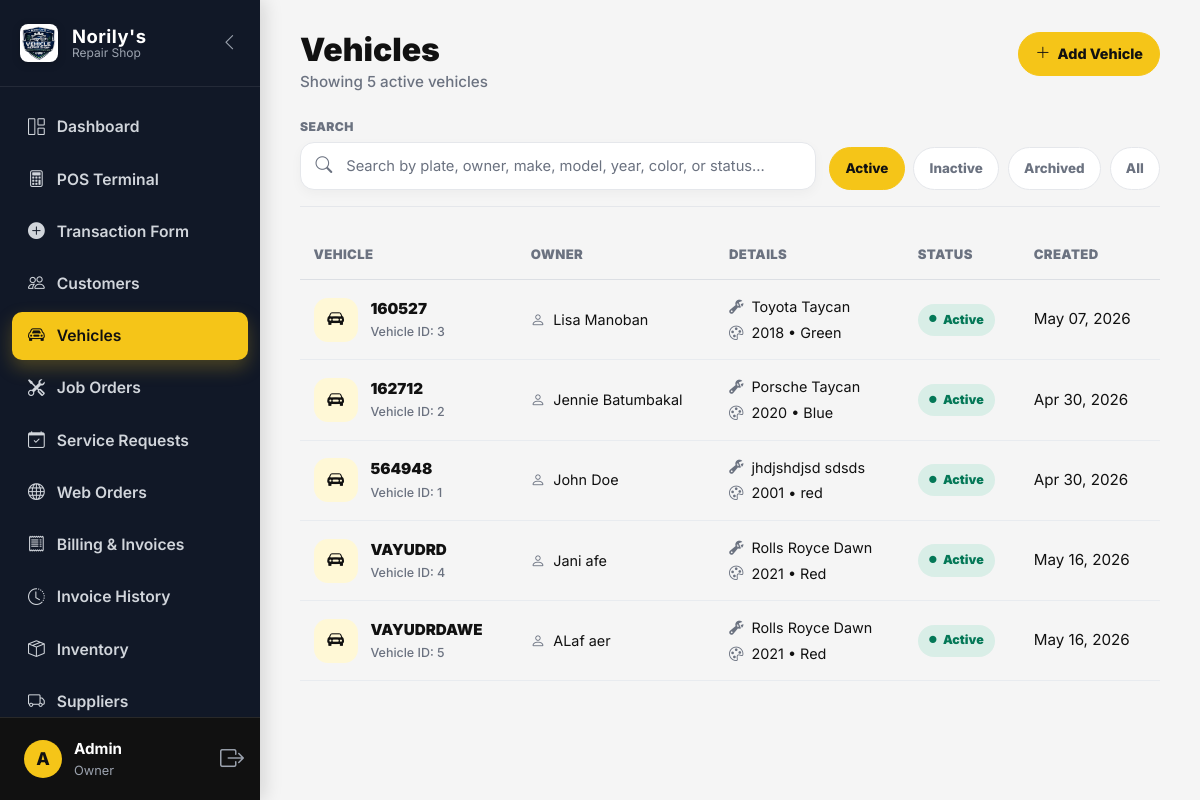
Screenshot of /views/vehicles.php (signed in) with the database file from the repository.
### tables this page shows
CREATE TABLE `vehicle` (
  `vehicle_id` int(11) NOT NULL,
  `customer_id` int(11) NOT NULL,
  `plate_number` varchar(20) NOT NULL,
  `vin` varchar(50) DEFAULT NULL,
  `make` varchar(50) NOT NULL,
  `model` varchar(50) NOT NULL,
  `year` year(4) NOT NULL,
  `color` varchar(30) NOT NULL,
  `notes` text DEFAULT NULL,
  `status` enum('Active','Inactive','Archived') NOT NULL DEFAULT 'Active',
  `deactivated_at` datetime DEFAULT NULL,
  `archived_at` datetime DEFAULT NULL,
  `created_at` datetime NOT NULL DEFAULT current_timestamp()
);

CREATE TABLE `customer` (
  `customer_id` int(11) NOT NULL,
  `first_name` varchar(20) NOT NULL,
  `middle_name` varchar(20) DEFAULT NULL,
  `last_name` varchar(20) NOT NULL,
  `email` varchar(255) DEFAULT NULL,
  `contact_number` varchar(20) NOT NULL,
  `address` text DEFAULT NULL,
  `credit_balance` decimal(10,2) NOT NULL DEFAULT 0.00,
  `credit_due_date` date DEFAULT NULL,
  `created_at` datetime NOT NULL DEFAULT current_timestamp(),
  `user_id` int(11) DEFAULT NULL,
  `status` enum('Active','Inactive','Archived') NOT NULL DEFAULT 'Active',
  `deactivated_at` datetime DEFAULT NULL,
  `archived_at` datetime DEFAULT NULL
);

### views/vehicles.php (the view, shortened to what this page needs)
<?php
$db = (new Database())->getConnection();
function getVehicleStatusBadgeClass($status) {
    switch ($status) {
        case 'Active':
            return 'status-badge status-active';
    }
}
$statusFilter = $_GET['status'] ?? 'Active';
if ($statusFilter === 'All') {
    $stmt = $db->prepare("
        SELECT
            v.*,
            c.first_name,
            c.last_name
        FROM vehicle v
        INNER JOIN customer c ON v.customer_id = c.customer_id
        ORDER BY
            FIELD(v.status, 'Active', 'Inactive', 'Archived'),
            v.plate_number ASC
    ");
    $stmt->execute();
} else {
    $stmt = $db->prepare("
        SELECT
            v.*,
            c.first_name,
            c.last_name
        FROM vehicle v
        INNER JOIN customer c ON v.customer_id = c.customer_id
        WHERE v.status = ?
        ORDER BY v.plate_number ASC
    ");
    $stmt->execute([$statusFilter]);
}
$vehicles = $stmt->fetchAll(PDO::FETCH_ASSOC);
$displayCount = count($vehicles);
?>
<!DOCTYPE html>
<html lang="en">
<head>
<link href="https://cdn.jsdelivr.net/npm/bootstrap@5.3.0/dist/css/bootstrap.min.css" rel="stylesheet">
<link rel="stylesheet" href="https://cdn.jsdelivr.net/npm/bootstrap-icons@1.11.1/font/bootstrap-icons.css">
<link rel="stylesheet" href="../assets/css/style.css">
</head>
<body>
<div class="app-wrapper">
<?php include '../includes/sidebar.php'; ?>
<main class="main-content">
    <div class="vehicles-page">
        <div class="vehicles-header">
            <div>
                <h2>Vehicles</h2>
                <p class="vehicles-count-text">
                    Showing <?php echo $displayCount; ?>
                    <?php echo strtolower($statusFilter); ?>
                    vehicle<?php echo $displayCount !== 1 ? 's' : ''; ?>
                </p>
            </div>
            <button
                class="btn vehicle-add-btn"
                data-bs-toggle="modal"
                data-bs-target="#addVehicleModal"
            >
                <i class="bi bi-plus-lg"></i>
                Add Vehicle
            </button>
        </div>
        <div class="vehicle-filter-area">
            <div>
                <label class="vehicle-filter-label">Search</label>
                <div class="vehicle-search-bar">
                    <i class="bi bi-search"></i>
                    <input
                        type="text"
                        id="vehicleSearch"
                        placeholder="Search by plate, owner, make, model, year, color, or status..."
                    >
                </div>
            </div>
            <div class="vehicle-status-tabs">
                <a href="vehicles.php?status=Active" class="vehicle-status-tab <?php echo $statusFilter === 'Active' ? 'active' : ''; ?>">
                    Active
                </a>
                <a href="vehicles.php?status=Inactive" class="vehicle-status-tab <?php echo $statusFilter === 'Inactive' ? 'active' : ''; ?>">
                    Inactive
                </a>
                <a href="vehicles.php?status=Archived" class="vehicle-status-tab <?php echo $statusFilter === 'Archived' ? 'active' : ''; ?>">
                    Archived
                </a>
                <a href="vehicles.php?status=All" class="vehicle-status-tab <?php echo $statusFilter === 'All' ? 'active' : ''; ?>">
                    All
                </a>
            </div>
        </div>
        <div class="vehicle-table-wrap">
            <table class="vehicles-table" id="vehiclesTable">
                <thead>
                    <tr>
                        <th>Vehicle</th>
                        <th>Owner</th>
                        <th>Details</th>
                        <th>Status</th>
                        <th>Created</th>
                        <th class="text-end">Actions</th>
                    </tr>
                </thead>
                <tbody>
                    <?php if (count($vehicles) > 0): ?>
                        <?php foreach ($vehicles as $v): ?>
                            <?php
                                $vehicleId = intval($v['vehicle_id']);
                                $ownerName = trim(($v['first_name'] ?? '') . ' ' . ($v['last_name'] ?? ''));
                                $status = $v['status'] ?? 'Active';
                                $badgeClass = getVehicleStatusBadgeClass($status);
                                $createdAt = !empty($v['created_at']) ? date('M d, Y', strtotime($v['created_at'])) : 'N/A';
                                $makeModel = trim(($v['make'] ?? '') . ' ' . ($v['model'] ?? ''));
                                $searchText = strtolower(
                                    ($v['plate_number'] ?? '') . ' ' .
                                    ($v['make'] ?? '') . ' ' .
                                    ($v['model'] ?? '') . ' ' .
                                    ($v['year'] ?? '') . ' ' .
                                    ($v['color'] ?? '') . ' ' .
                                    $ownerName . ' ' .
                                    ($v['status'] ?? '')
                                );
                            ?>
                            <tr class="vehicle-row" data-search="<?php echo htmlspecialchars($searchText); ?>">
                                <td>
                                    <div class="vehicle-profile">
                                        <div class="vehicle-avatar">
                                            <i class="bi bi-car-front-fill"></i>
                                        </div>
                                        <div>
                                            <div class="vehicle-plate" title="<?php echo htmlspecialchars($v['plate_number']); ?>">
                                                <?php echo htmlspecialchars($v['plate_number']); ?>
                                            </div>
                                            <div class="vehicle-sub">
                                                Vehicle ID: <?php echo $vehicleId; ?>
                                            </div>
                                        </div>
                                    </div>
                                </td>
                                <td>
                                    <div class="owner-line">
                                        <i class="bi bi-person"></i>
                                        <span title="<?php echo htmlspecialchars($ownerName); ?>">
                                            <?php echo htmlspecialchars($ownerName); ?>
                                        </span>
                                    </div>
                                </td>
                                <td>
                                    <div class="vehicle-line mb-1">
                                        <i class="bi bi-wrench-adjustable"></i>
                                        <span title="<?php echo htmlspecialchars($makeModel); ?>">
                                            <?php echo htmlspecialchars($makeModel); ?>
                                        </span>
                                    </div>
                                    <div class="vehicle-line">
                                        <i class="bi bi-palette"></i>
                                        <span>
                                            <?php echo htmlspecialchars(($v['year'] ?? '') . ' • ' . ($v['color'] ?? '')); ?>
                                        </span>
                                    </div>
                                </td>
                                <td>
                                    <span class="<?php echo $badgeClass; ?>">
                                        <i class="bi bi-circle-fill" style="font-size: 0.45rem;"></i>
                                        <?php echo htmlspecialchars($status); ?>
                                    </span>
                                </td>
                                <td>
                                    <?php echo htmlspecialchars($createdAt); ?>
                                </td>
                                <td class="text-end">
                                </td>
                            </tr>
                        <?php endforeach; ?>
                    <?php endif; ?>
                </tbody>
            </table>
        </div>
    </div>
</main>
</div>
</body>
</html>

### assets/css/style.css (style rules this page uses)
:root { --primary-yellow: #f5c518; --yellow-dark: #d9a900; --black: #111111; --dark-gray: #1f2937; --muted-gray: #6b7280; --light-gray: #f5f5f5; --border-light: #e5e7eb; --white: #ffffff; --success-bg: #d1fae5; --success-text: #047857; --warning-bg: #fef3c7; --warning-text: #92400e; --danger-bg: #fee2e2; --danger-text: #b91c1c; --dashboard-sidebar-bg: #111111; --dashboard-sidebar-hover: #1f1f1f; --dashboard-primary: #f5c518; --dashboard-primary-hover: #d9a900; --dashboard-primary-soft: #fff8d6; --dashboard-success: #047857; --dashboard-danger: #d72e2e; --dashboard-warning: #d97706; --dashboard-bg: #f5f5f5; --dashboard-card-bg: #ffffff; --dashboard-text-main: #111111; --dashboard-text-muted: #6b7280; --dashboard-cloud: #d1d5db; --dashboard-ocean: #f5c518; }
html { scroll-behavior: smooth; }
body { font-family: Arial, sans-serif; color: var(--black); background: var(--white); }
.status-badge { border-radius: 999px; padding: 0.35rem 0.75rem; font-size: 0.8rem; font-weight: 800; }
.app-wrapper { display: flex; min-height: 100vh; background-color: var(--dashboard-bg); color: var(--dashboard-text-main); font-family: 'Inter', system-ui, -apple-system, sans-serif; font-size: 16px; overflow-x: hidden; }
.main-content { flex-grow: 1; margin-left: 260px; padding: 2rem 2.5rem; background-color: var(--dashboard-bg); min-height: 100vh; }
.main-content h1, .main-content h2, .main-content h3, .main-content h4, .main-content h5, .main-content h6 { color: var(--dashboard-text-main); }

### rows the page displays
vehicle: plate_number "160527", vehicle_id "3", customer.last_name "Lisa Manoban", makeModel "Toyota Taycan", year+color "2018 • Green", status "Active", created_at "May 07, 2026"
vehicle: plate_number "162712", vehicle_id "2", customer.last_name "Jennie Batumbakal", makeModel "Porsche Taycan", year+color "2020 • Blue", status "Active", created_at "Apr 30, 2026"
vehicle: plate_number "564948", vehicle_id "1", customer.last_name "John Doe", makeModel "jhdjshdjsd sdsds", year+color "2001 • red", status "Active", created_at "Apr 30, 2026"
vehicle: plate_number "VAYUDRD", vehicle_id "4", customer.last_name "Jani afe", makeModel "Rolls Royce Dawn", year+color "2021 • Red", status "Active", created_at "May 16, 2026"
vehicle: plate_number "VAYUDRDAWE", vehicle_id "5", customer.last_name "ALaf aer", makeModel "Rolls Royce Dawn", year+color "2021 • Red", status "Active", created_at "May 16, 2026"

### other values shown
$userInitial "A"
$_SESSION['first_name'] "Admin"
$userRole "Owner"
$displayCount "5"
$statusFilter "active"
